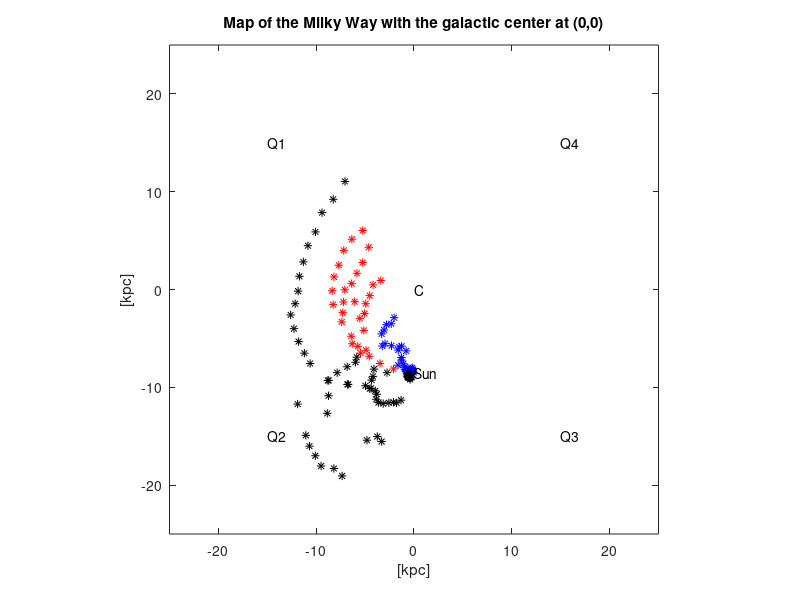

Write MATLAB code to recreate this figure.
% MATLAB script to plot map of the Milky Way datafrom the SALSA telescope.
% written by Eskil Varenius 2014-12-21. Tested on Matlab R2014a. 
% INPUT: A tex file produced by the script "batch_fit", i.e. one line for each spectrum with 
% coordinates and fitted velocities
% OUTPUT: A pdf-file with a plot. This file may have some unnecessary whitespace around the figure,
% which can be removed by e.g. using the linux program "pdfcrop". 

% Define radius and velocity of the Sun. In this script we assume a flat rotation curve
% with V=V0. This can be seen to be a good approximation based on the results from the
% script "rotationcurve.m".
R0 = 8.5; % kpc
V0 = 220; % km/s

fid= fopen('ALLDATA.txt');
clf
% Read first line
tline = fgetl(fid);
% Loop until file is empty
while ischar(tline)
    % Convert from line of text to array of numbers
    numline = str2num(tline);
    % Get coordinates from first two numbers
    GLON = numline(1);
    GLAT = numline(2);
    % Get maximum velocity, i.e. max of all fitted components
    vels = numline(3:length(numline));
    % Calculate distance and rotational velocity. Convert to radians for the sin-function.
    theta = GLON-90 + 180; % Rotate to fit the Wikipedia image of galactic coordinates.
    % This means that the y coordinates below have -R0 instead of +R0.
    for VR = vels
        R = R0*V0*sin(GLON*pi/180.0)/(V0*sin(GLON*pi/180.0) + VR);
        % Calculate x,y coordinates for this cloud
        rp = sqrt(R^2-R0^2*(sin(GLON*pi/180.0))^2) + R0*cos(GLON*pi/180.0);
        rm = -sqrt(R^2-R0^2*(sin(GLON*pi/180.0))^2) + R0*cos(GLON*pi/180.0);
        if rp>0
            if rm<0
                r = rp;
                x = r * cos(theta*pi/180.0);
                y = -R0 + r * sin(theta*pi/180.0);
                % Plot
                plot(x,y,'*k')
                hold on
            elseif (isreal(rp)&&isreal(rm)==1)
                % Found two possible solutions. 
                % Easiest way to treat these is to plot both, but with another color
                r = rp;
                x = r * cos(theta*pi/180.0);
                y = -R0 + r * sin(theta*pi/180.0);
                % Plot
                plot(x,y,'*r')
                hold on
                r = rm;
                x = r * cos(theta*pi/180.0);
                y = -R0 + r * sin(theta*pi/180.0);
                % Plot
                plot(x,y,'*b')
                hold on
                [GLON, VR, rp, rm]
            end
        end
    end
    % Read next line
    tline = fgetl(fid);
end
% Close input file
fclose(fid);

% Plot position oc center and sun

text(0, 0, 'C')
hold on
text(0, -8.5, 'Sun')
hold on
text(-15, 15, 'Q1')
hold on
text(-15, -15, 'Q2')
hold on
text(15, -15, 'Q3')
hold on
text(15, 15, 'Q4')
hold on

% Set plot limits from 0 to 10kpc and 0 to 300 km/s.
xmin = -25; xmax = 25;
ymin = -25; ymax = 25;
axis([xmin, xmax, ymin, ymax])
axis square
title('Map of the Milky Way with the galactic center at (0,0)')
xlabel('[kpc]')
ylabel('[kpc]')
% Save final figure to file
print -painters -dpdf -r300 Map.pdf
